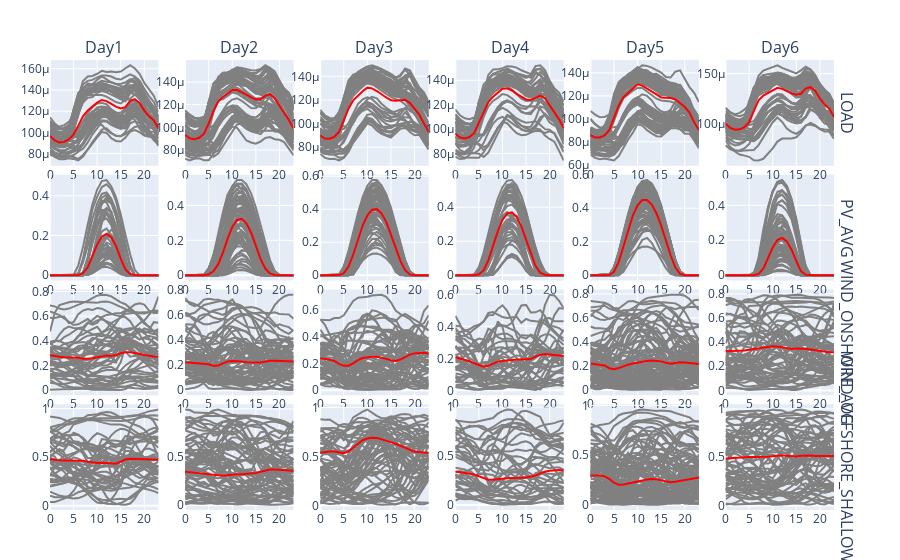

Notebook code for this chart:
### Markdown cell above
### 1. K-MEANS

### Code cell
# plot the results
TSClustering.plot_cluster_centers(K=k, config=config, FullData=cluster_dict, CountryData=data, country=country, a=cluster_results.a)
